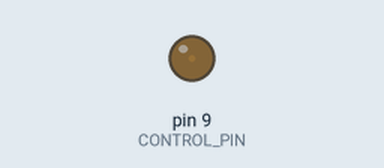
This sketch was run on a simulated Arduino Uno, built with avr-gcc and run on an emulated ATmega328P. Shown: output pins drawn as LEDs (lit = HIGH).

Above: at 0.05 s.
At 0.65 s:
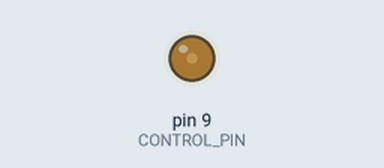
At 1.25 s:
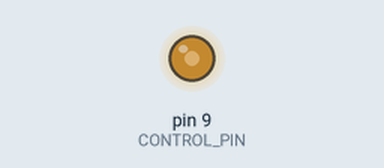
Timing chart, 0 to 3.0 s (numbered marks = the images above):
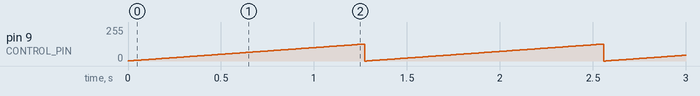

Measured:
- by itself, pin 9 (CONTROL_PIN): ramps from 0/255 to 127/255 and jumps back, once every 1.3 s

The sketch:

bonus0.ino
```cpp
#include <Arduino.h>
// 1. Измените программу так, чтобы яркость шкалы росла только до половины от максимальной.

#define CONTROL_PIN 9

int brightness = 0;

void setup()
{
    pinMode(CONTROL_PIN, OUTPUT);
}

void loop()
{
    brightness = (brightness + 1) % (256 / 2);

    analogWrite(CONTROL_PIN, brightness);

    delay(10);
}
```
